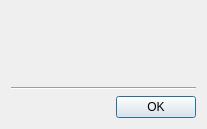
<?xml version="1.0" encoding="UTF-8"?>
<ui version="4.0">
 <class>tt3::gui::ManageWorkStreamsDialog</class>
 <widget class="QDialog" name="tt3::gui::ManageWorkStreamsDialog">
  <property name="geometry">
   <rect>
    <x>0</x>
    <y>0</y>
    <width>207</width>
    <height>129</height>
   </rect>
  </property>
  <property name="windowTitle">
   <string>Manage work streams</string>
  </property>
  <property name="windowIcon">
   <iconset resource="tt3-gui.qrc">
    <normaloff>:/tt3-gui/Resources/Images/Objects/WorkStreamLarge.png</normaloff>:/tt3-gui/Resources/Images/Objects/WorkStreamLarge.png</iconset>
  </property>
  <property name="modal">
   <bool>true</bool>
  </property>
  <layout class="QGridLayout" name="gridLayout">
   <item row="0" column="0">
    <widget class="QWidget" name="managerPanel" native="true"/>
   </item>
   <item row="1" column="0">
    <widget class="Line" name="line">
     <property name="orientation">
      <enum>Qt::Orientation::Horizontal</enum>
     </property>
    </widget>
   </item>
   <item row="2" column="0">
    <widget class="QDialogButtonBox" name="buttonBox">
     <property name="orientation">
      <enum>Qt::Orientation::Horizontal</enum>
     </property>
     <property name="standardButtons">
      <set>QDialogButtonBox::StandardButton::Ok</set>
     </property>
    </widget>
   </item>
  </layout>
 </widget>
 <resources>
  <include location="tt3-gui.qrc"/>
 </resources>
 <connections>
  <connection>
   <sender>buttonBox</sender>
   <signal>accepted()</signal>
   <receiver>tt3::gui::ManageWorkStreamsDialog</receiver>
   <slot>accept()</slot>
   <hints>
    <hint type="sourcelabel">
     <x>248</x>
     <y>254</y>
    </hint>
    <hint type="destinationlabel">
     <x>157</x>
     <y>274</y>
    </hint>
   </hints>
  </connection>
  <connection>
   <sender>buttonBox</sender>
   <signal>rejected()</signal>
   <receiver>tt3::gui::ManageWorkStreamsDialog</receiver>
   <slot>reject()</slot>
   <hints>
    <hint type="sourcelabel">
     <x>316</x>
     <y>260</y>
    </hint>
    <hint type="destinationlabel">
     <x>286</x>
     <y>274</y>
    </hint>
   </hints>
  </connection>
 </connections>
</ui>
